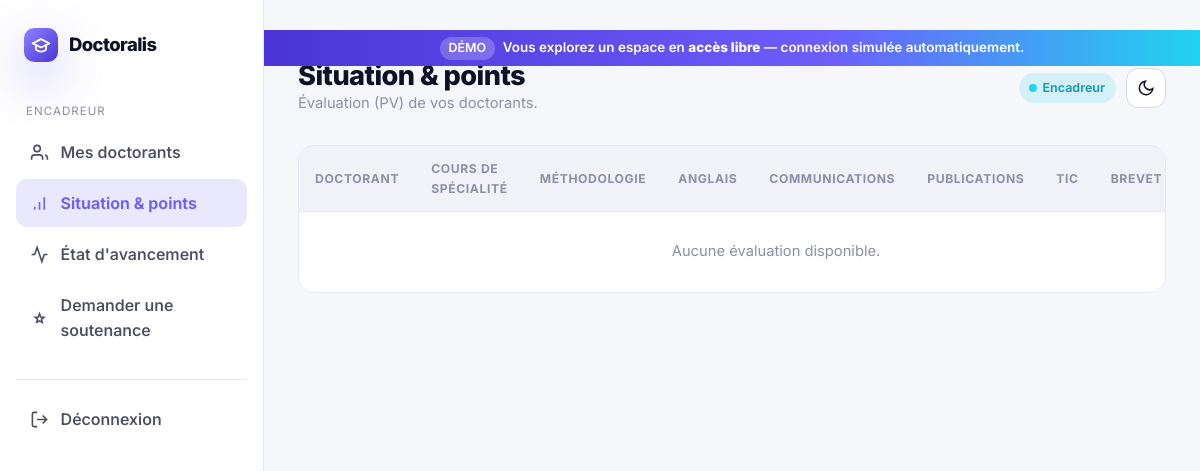
Page /encadreur/situations/ on the earlier database version.
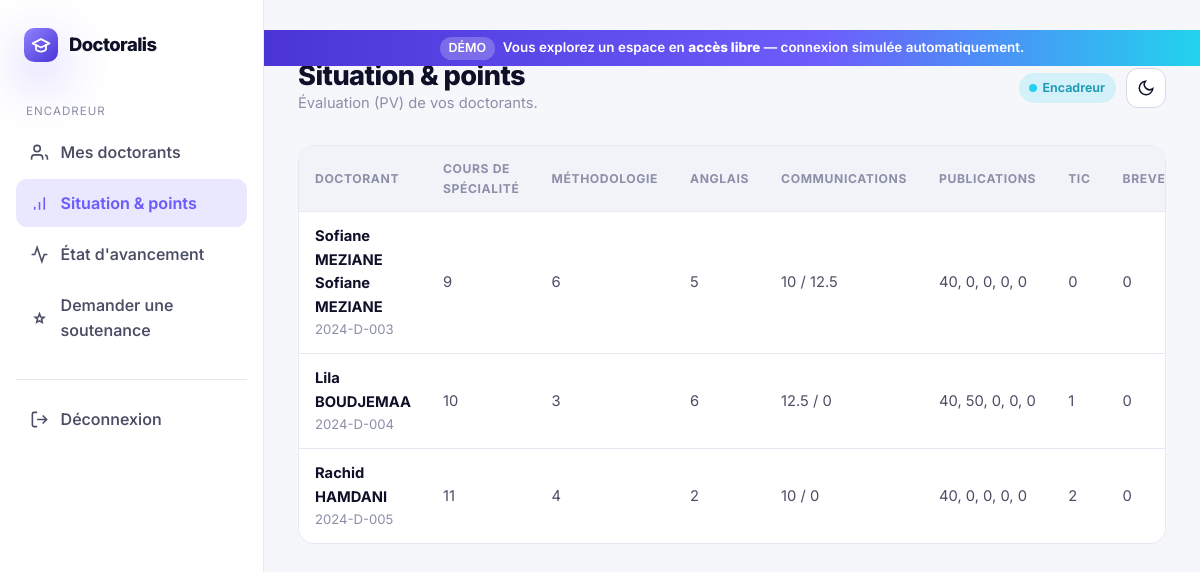
Same page on the later database version.
### pages/models.py (models this page shows, shortened)
class inscription(models.Model):
    doctorant = models.ForeignKey(Doctorant, on_delete=models.CASCADE, related_name='inscription' ,null=True)
    numero_inscription = models.CharField(max_length=50, null=True)
    nom = models.CharField(max_length=100, null=True)
    prenom = models.CharField(max_length=100, null=True)
    titre_sujet = models.CharField(max_length=200, null=True)
    date_premier_inscription = models.CharField(max_length=50, null=True)
    nom_encadreur = models.CharField(max_length=100, null=True)
    nom_co_encadreur = models.CharField(max_length=100, null=True)
    mail_public = models.CharField(max_length=100, null=True)
    mail_institutionnel = models.CharField(max_length=100, null=True)
    fichier_inscription = models.FileField(upload_to='ficher_inscription/%Y', default=None, null=True)

class reinscription(models.Model):
    doctorant = models.ForeignKey(Doctorant, on_delete=models.CASCADE, related_name='reinscription' ,null=True)
    numero_inscription = models.CharField(max_length=50, null=True)
    nom = models.CharField(max_length=100, null=True)
    prenom = models.CharField(max_length=100, null=True)
    titre_sujet = models.CharField(max_length=200, null=True)
    nouveau_titre_sujet = models.CharField(max_length=200, null=True)
    date_premier_inscription = models.CharField(max_length=50, null=True)
    nom_encadreur = models.CharField(max_length=100, null=True)
    nom_co_encadreur = models.CharField(max_length=100, null=True)
    nouveau_nom_encadreur = models.CharField(max_length=100, null=True)
    nouveau_nom_co_encadreur = models.CharField(max_length=100, null=True)
    mail_public = models.CharField(max_length=100, null=True)
    mail_institutionnel = models.CharField(max_length=100, null=True)
    fichier_inscription = models.FileField(upload_to='ficher_inscription/%Y', default=None, null=True)
    pv_csd = models.FileField(upload_to='ficher_inscription/%Y', default=None, null=True)

class edition_pv(models.Model):
    doctorant = models.ForeignKey(Doctorant, on_delete=models.CASCADE, related_name='edition' ,null=True)
    cours_de_spécialité = models.CharField(max_length=50, null=True)
    methodologie = models.CharField(max_length=50, null=True)
    compétences_anglais = models.CharField(max_length=50, null=True)
    communications1 = models.CharField(max_length=50, null=True)
    communications2 = models.CharField(max_length=50, null=True)
    publication1 = models.CharField(max_length=50, null=True)
    publication2 = models.CharField(max_length=50, null=True)
    publication3 = models.CharField(max_length=50, null=True)
    publication4 = models.CharField(max_length=50, null=True)
    publication5 = models.CharField(max_length=50, null=True)
    tic = models.CharField(max_length=50, null=True)
    brevet = models.CharField(max_length=50, null=True)
    total = models.CharField(max_length=50, null=True)

class Doctorant(models.Model):
    user = models.OneToOneField(User, on_delete=models.CASCADE)
    fichier_inscription = models.FileField(upload_to='ficher_inscription/%Y', default=None, null=True)
    validation = models.BooleanField(default=False)
    annee = models.CharField(max_length=100)
    encadreur = models.ForeignKey(Encadreur, on_delete=models.CASCADE, related_name='doctorants' ,null=True)

### encadreur/views.py (the view)
# urls.py: path('situations/',views.situations,name='situations'),
def situations(request):
    encadreur = Encadreur.objects.get(user=request.user)  # Retrieve the Encadreur instance of the currently logged-in user
    doctorants = encadreur.doctorants.all()  # Retrieve doctorants associated with the encadreur
    editions = edition_pv.objects.filter(doctorant__in=doctorants)  # Filter editions based on the doctorants
    return render(request, 'encadreur/situation_doctorants.html', {'doctorants': doctorants, 'editions': editions})

### postgraduation/context_processors.py (called while the page is built)
def demo_mode(request):
    return {'DEMO_MODE': getattr(settings, 'DEMO_MODE', False)}

### postgraduation/demo.py (called while the page is built)
def _demo_encadreur_user():
    from django.db.models import Count
    from encadreur.models import Encadreur
    e = (Encadreur.objects.annotate(n=Count('doctorants')).order_by('-n')
         .select_related('user').first())
    return e.user if e else None

    def __call__(self, request):
        return self.get_response(request)

### templates/encadreur/situation_doctorants.html (shortened to what this page needs)
{% extends 'base_encadreur.html' %}
{% block page_title %}Situation & points{% endblock %}
{% block page_sub %}Évaluation (PV) de vos doctorants.{% endblock %}
{% block content %}
<div class="table-wrap">
  <table class="data">
    <thead>
      <tr>
        <th>Doctorant</th><th>Cours de spécialité</th><th>Méthodologie</th><th>Anglais</th>
        <th>Communications</th><th>Publications</th><th>TIC</th><th>Brevet</th><th>Total</th>
      </tr>
    </thead>
    <tbody>
      {% for edition in editions %}
      <tr>
        <td>
          <b>
          {% for inscription in edition.doctorant.inscription.all %}{{ inscription.prenom }} {{ inscription.nom }}{% endfor %}
          {% for reinscription in edition.doctorant.reinscription.all %}{{ reinscription.prenom }} {{ reinscription.nom }}{% endfor %}
          </b>
          <div style="color:var(--muted);font-size:.82rem">{{ edition.doctorant.user.username }}</div>
        </td>
        <td>{{ edition.cours_de_spécialité|default:"—" }}</td>
        <td>{{ edition.methodologie|default:"—" }}</td>
        <td>{{ edition.compétences_anglais|default:"—" }}</td>
        <td>{{ edition.communications1|default:"0" }} / {{ edition.communications2|default:"0" }}</td>
        <td>{{ edition.publication1|default:"0" }}, {{ edition.publication2|default:"0" }}, {{ edition.publication3|default:"0" }}, {{ edition.publication4|default:"0" }}, {{ edition.publication5|default:"0" }}</td>
        <td>{{ edition.tic|default:"—" }}</td>
        <td>{{ edition.brevet|default:"—" }}</td>
      </tr>
      {% empty %}
      <tr><td colspan="9" style="text-align:center;color:var(--muted);padding:28px">Aucune évaluation disponible.</td></tr>
      {% endfor %}
    </tbody>
  </table>
</div>
{% endblock %}

Differences in the rows shown:
added edition_pv: doctorant.user.username "2024-D-003", cours_de_spécialité "9", methodologie "6", compétences_anglais "5", communications1 "10", communications2 "12.5", publication1 "40", publication2 "0", publication3 "0", publication4 "0", publication5 "0", tic "0", brevet "0"
added inscription: prenom "Sofiane", nom "MEZIANE"
added reinscription: prenom "Sofiane", nom "MEZIANE", shown under "2024-D-003"
added edition_pv: doctorant.user.username "2024-D-004", cours_de_spécialité "10", methodologie "3", compétences_anglais "6", communications1 "12.5", communications2 "0", publication1 "40", publication2 "50", publication3 "0", publication4 "0", publication5 "0", tic "1", brevet "0"
added reinscription: prenom "Lila", nom "BOUDJEMAA", shown under "2024-D-004"
added edition_pv: doctorant.user.username "2024-D-005", cours_de_spécialité "11", methodologie "4", compétences_anglais "2", communications1 "10", communications2 "0", publication1 "40", publication2 "0", publication3 "0", publication4 "0", publication5 "0", tic "2", brevet "0"
added reinscription: prenom "Rachid", nom "HAMDANI", shown under "2024-D-005"
Other differences:
text no longer shown: "Aucune évaluation disponible."
